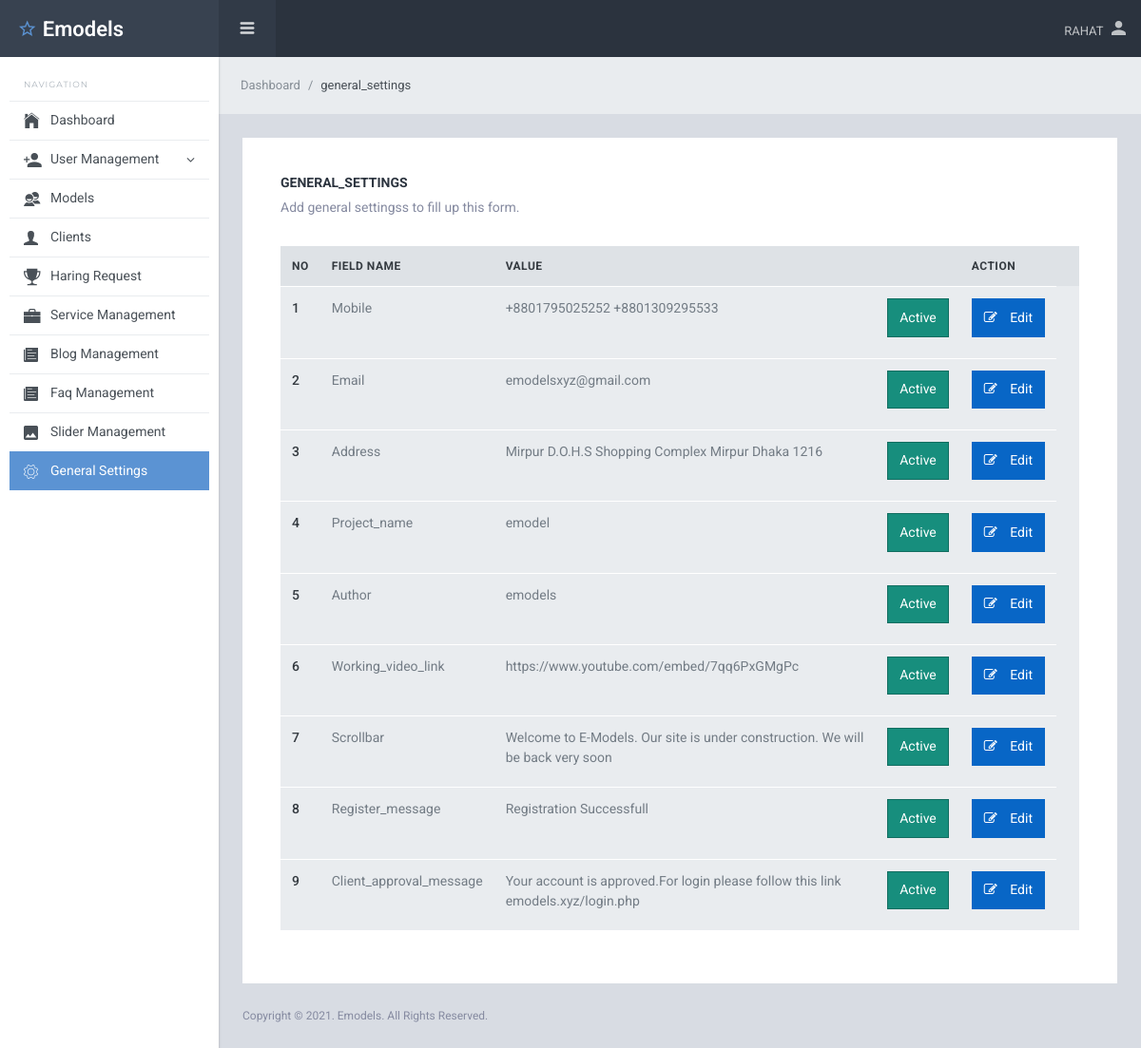
Page /admin/general_settings.php (signed in) on the committed database.
### tables this page shows
CREATE TABLE `general_settings` (
  `id` int(11) NOT NULL,
  `field_name` varchar(50) NOT NULL,
  `value` varchar(80) NOT NULL,
  `status` int(1) NOT NULL DEFAULT 1
);

### admin/inc/functions.inc.php (called while the page is built, shortened)
<?php
function db_connect()
{
    return $con = mysqli_connect("localhost", "emodejfy", "jOArmN5Vpitr", "emodejfy_emodel");
}
function select_all($table_name, $column, $conditions = "")
{
    $select_query = mysqli_query(db_connect(), "SELECT $column FROM $table_name $conditions");
    return $select_query;
}
function single_value($field_name)
{
    $single_value = mysqli_fetch_assoc(select_all("general_settings", "*", "WHERE field_name='$field_name' and status=1"));
    return $single_value['value'];
}
function isAdmin()
{
    if ($_SESSION["ROLE_ID"] == 1) {
        return true;
    } else {
        return false;
    }
}
?>

### admin/general_settings.php (the view, shortened to what this page needs)
<?php
$general_settings = "";
require_once('top.inc.php');
?>
<div class="sl-mainpanel">
    <nav class="breadcrumb sl-breadcrumb">
        <a class="breadcrumb-item" href="index.php">Dashboard</a>
        <span class="breadcrumb-item active">general_settings</span>
    </nav>
    <div class="sl-pagebody">
        <div class="card pd-20 pd-sm-40">
            <h6 class="card-body-title">general_settings</h6>
            <p class="mg-b-20 mg-sm-b-30">Add general settingss to fill up this form.</p>
            <div class="form-layout">
                <?php
                $row = mysqli_num_rows(select_all("general_settings", "*"));
                if ($row < 1) {
                    echo "<h6 class='text-danger text-center'>* general_settings do not added yet *</h6>";
                } else {
                ?>
                    <table class="table table-hover ">
                        <thead>
                            <tr>
                                <th scope="col">No</th>
                                <th scope="col">Field Name</th>
                                <th scope="col">Value</th>
                                <th scope="col"></th>
                                <th scope="col">Action</th>
                                <th scope="col"></th>
                        </thead>
                        <tbody>
                            <?php
                            $i = 0;
                            foreach (select_all("general_settings", "*") as $general_settings) :
                            ?>
                                <tr>
                                    <th scope="row"><?= ++$i ?></th>
                                    <td scope="col"><?= ucfirst($general_settings['field_name']) ?></td>
                                    <td scope="col"><?= $general_settings['value'] ?> </td>
                                    <td scope="col">
                                        <a class="text-white" href="submit_general_settings.php?id=<?= $general_settings['id'] ?>&&task=update_status">
                                            <button class="btn <?= ($general_settings['status'] == 1) ? 'btn-teal active' : 'btn-warning' ?>  btn-block mg-b-10"><?= ($general_settings['status'] == 1) ? 'Active' : 'Deactive' ?></button>
                                        </a>
                                    </td>
                                    <td scope="col">
                                        <a class="text-white" href="manage_general_settings.php?id=<?= $general_settings['id'] ?>&&task=edit">
                                            <button class="btn btn-primary btn-block mg-b-10"><i class="fa fa-edit mg-r-10"></i> Edit</button>
                                        </a>
                                    </td>
                                </tr>
                            <?php endforeach; ?>
                        </tbody>
                    </table>
                <?php } ?>
            </div>
        </div>
    </div>
    <?php
    require_once "footer.inc.php";
    ?>

### admin/top.inc.php (shortened to what this page needs)
<?php
require_once("inc/functions.inc.php");
?>
<!DOCTYPE html>
<html lang="en">
<head>
    <link href="lib/font-awesome/css/font-awesome.css" rel="stylesheet">
    <link href="lib/Ionicons/css/ionicons.css" rel="stylesheet">
    <link href="//cdn.datatables.net/1.11.3/css/jquery.dataTables.min.css" rel="stylesheet">
    <link rel="stylesheet" href="css/starlight.css">
</head>
<body>
    <div class="sl-logo"><a href="index.php"><i class="icon ion-android-star-outline"></i> <?= ucfirst(single_value("author"))  ?></a></div>
    <div class="sl-sideleft">
        <label class="sidebar-label">Navigation</label>
        <div class="sl-sideleft-menu">
            <a href="index.php" class="sl-menu-link <?= (isset($dashboard)) ? "active" : "" ?>">
                <div class="sl-menu-item">
                    <i class="menu-item-icon icon ion-ios-home tx-22"></i>
                    <span class="menu-item-label">Dashboard</span>
                </div>
            </a>
            <?php
            if (isAdmin() || ismoderator()) { ?>
                <a href="#" class="sl-menu-link <?= (isset($usermanagement)) ? "active" : "" ?> ">
                    <div class="sl-menu-item">
                        <i class="menu-item-icon icon ion-android-person-add tx-20"></i>
                        <span class="menu-item-label">User Management</span>
                        <i class="menu-item-arrow fa fa-angle-down"></i>
                    </div>
                </a>
                <a href="models-list.php" class="sl-menu-link <?= (isset($models)) ? "active" : "" ?>">
                    <div class="sl-menu-item">
                        <i class="menu-item-icon ion-android-contacts tx-20"></i>
                        <span class="menu-item-label">Models</span>
                    </div>
                </a>
                <a href="clients-list.php" class="sl-menu-link <?= (isset($Clients)) ? "active" : "" ?>">
                    <div class="sl-menu-item">
                        <i class="menu-item-icon icon ion-person  tx-20"></i>
                        <span class="menu-item-label">Clients</span>
                    </div>
                </a>
                <a href="haring-request.php" class="sl-menu-link <?= (isset($haring)) ? "active" : "" ?>">
                    <div class="sl-menu-item">
                        <i class="menu-item-icon icon ion-trophy  tx-20"></i>
                        <span class="menu-item-label">Haring Request</span>
                    </div>
                </a>
                <a href="services.php" class="sl-menu-link <?= (isset($services)) ? "active" : "" ?>">
                    <div class="sl-menu-item">
                        <i class="menu-item-icon icon ion-briefcase  tx-20"></i>
                        <span class="menu-item-label">Service Management </span>
                    </div>
                </a>
                <a href="blog.php" class="sl-menu-link <?= (isset($blog)) ? "active" : "" ?>">
                    <div class="sl-menu-item">
                        <i class="menu-item-icon icon ion-ios-paper  tx-20"></i>
                        <span class="menu-item-label">Blog Management </span>
                    </div>
                </a>
                <a href="faq.php" class="sl-menu-link <?= (isset($faq)) ? "active" : "" ?>">
                    <div class="sl-menu-item">
                        <i class="menu-item-icon icon ion-ios-paper  tx-20"></i>
                        <span class="menu-item-label">Faq Management </span>
                    </div>
                </a>
                <a href="slider.php" class="sl-menu-link <?= (isset($slider)) ? "active" : "" ?>">
                    <div class="sl-menu-item">
                        <i class="menu-item-icon icon ion-android-image  tx-20"></i>
                        <span class="menu-item-label">Slider Management</span>
                    </div>
                </a>
                <a href="general_settings.php" class="sl-menu-link <?= (isset($general_settings)) ? "active" : "" ?>">
                    <div class="sl-menu-item">
                        <i class="menu-item-icon icon ion-ios-gear-outline tx-20"></i>
                        <span class="menu-item-label">General Settings</span>
                    </div>
                </a>
            <?php } ?>
        </div>
        <br>
    </div>
    <div class="sl-header">
        <div class="sl-header-left">
            <div class="navicon-left hidden-md-down"><a id="btnLeftMenu" href=""><i class="icon ion-navicon-round"></i></a></div>
        </div>
        <div class="sl-header-right">
            <nav class="nav">
                <div class="dropdown">
                    <a href="" class="nav-link nav-link-profile" data-toggle="dropdown">
                        <span class="logged-name"><?= strtoupper($_SESSION['NAME'])  ?></span>
                        <i class="icon ion-android-person tx-20"></i>
                    </a>
                </div>
            </nav>
        </div>
    </div>

### rows in the picture
general_settings: value "Emodels", field_name "Author", value "emodels", status "Active"
general_settings: field_name "Mobile", value "+8801795025252 +8801309295533", status "Active"
general_settings: field_name "Email", value "emodelsxyz@gmail.com", status "Active"
general_settings: field_name "Address", value "Mirpur D.O.H.S Shopping Complex Mirpur Dhaka 1216", status "Active"
general_settings: field_name "Project_name", value "emodel", status "Active"
general_settings: field_name "Working_video_link", value "https://www.youtube.com/embed/7qq6PxGMgPc", status "Active"
general_settings: field_name "Scrollbar", value "Welcome to E-Models. Our site is under construction. We will be back very soon", status "Active"
general_settings: field_name "Register_message", value "Registration Successfull", status "Active"
general_settings: field_name "Client_approval_message", value "Your account is approved.For login please follow this link emodels.xyz/login.php", status "Active"

### other values in the picture
$_SESSION['NAME'] "RAHAT"
